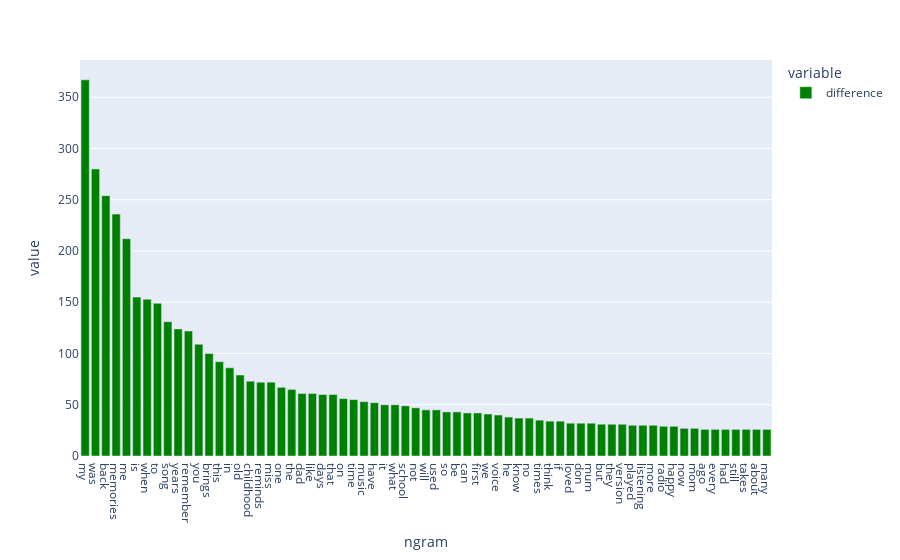

The notebook cell saved with this chart:
### Code cell
fig = px.bar(filterd_df, x='ngram', y=['difference'])
fig.update_xaxes(tickmode='linear')
fig.update_traces(marker_color='green')
fig.show()

### Figure 1 — Plotly figure (JSON) as saved in the notebook; plotly's stock layout.template omitted (floating-point values rounded to 4 significant figures)
{"data": [{"alignmentgroup": "True", "hovertemplate": "variable=difference<br>ngram=%{x}<br>value=%{y}<extra></extra>", "legendgroup": "difference", "marker": {"color": "green", "pattern": {"shape": ""}}, "name": "difference", "offsetgroup": "difference", "orientation": "v", "showlegend": true, "textposition": "auto", "type": "bar", "x": ["my", "was", "back", "memories", "me", "is", "when", "to", "song", "years", "remember", "you", "brings", "this", "in", "old", "childhood", "reminds", "miss", "one", "the", "dad", "like", "days", "that", "on", "time", "music", "have", "it", "what", "school", "not", "will", "used", "so", "be", "can", "first", "we", "voice", "he", "know", "no", "times", "think", "if", "loved", "don", "mum", "but", "they", "version", "played", "listening", "more", "radio", "happy", "now", "mom", "ago", "every", "had", "still", "takes", "about", "many"], "xaxis": "x", "y": [367, 280, 254, 236, 212, 155, 153, 149, 131, 124, 122, 109, 100, 92, 86, 79, 73, 72, 72, 67, 65, 61, 61, 60, 60, 56, 55, 53, 52, 50, 50, 49, 47, 45, 45, 43, 43, 42, 42, 41, 40, 38, 37, 37, 35, 34, 34, 32, 32, 32, 31, 31, 31, 30, 30, 30, 29, 29, 27, 27, 26, 26, 26, 26, 26, 26, 26], "yaxis": "y"}], "layout": {"autosize": true, "barmode": "relative", "legend": {"title": {"text": "variable"}, "tracegroupgap": 0}, "margin": {"t": 60}, "xaxis": {"anchor": "y", "autorange": true, "domain": [0, 1], "range": [-0.5, 66.5], "tickmode": "linear", "title": {"text": "ngram"}, "type": "category"}, "yaxis": {"anchor": "x", "autorange": true, "domain": [0, 1], "range": [0, 386.3], "title": {"text": "value"}, "type": "linear"}}}
